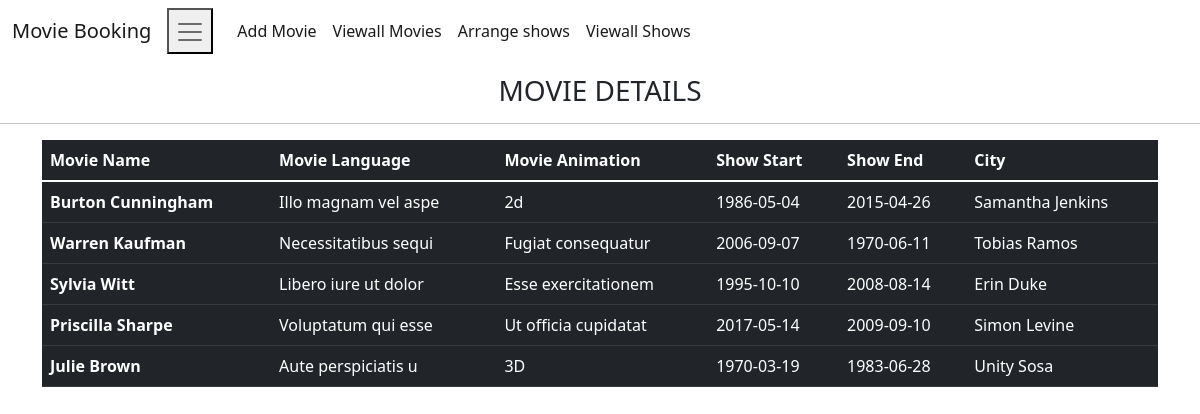
Page /viewall on the earlier database version.
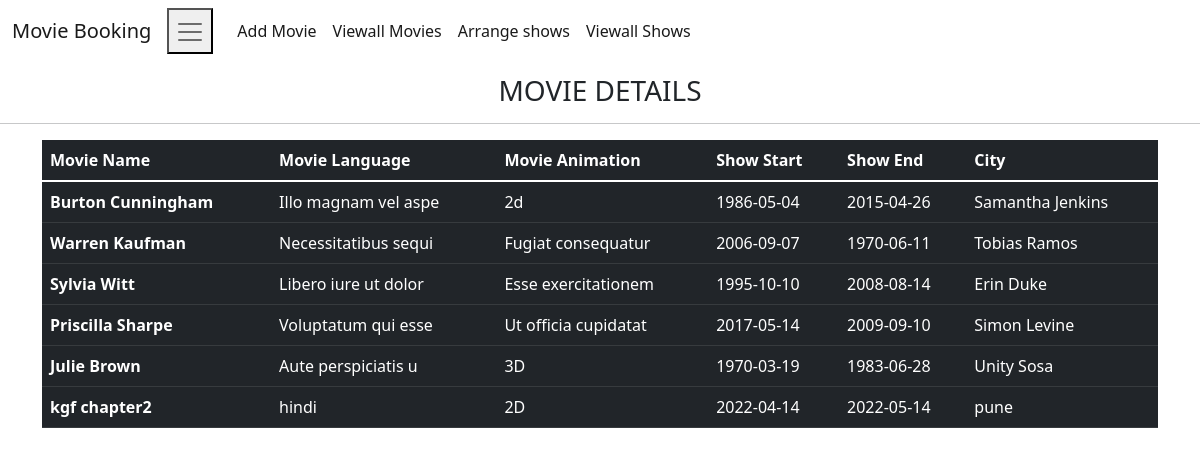
Same page on the later database version.
### tables this page shows
CREATE TABLE PICTURE(
                            MOVIEID INTEGER PRIMARY KEY AUTOINCREMENT,
                            MOVIENAME TEXT,
                            LANGUAGE TEXT,
                            MOVIEANIMATION TEXT,
                            SHOWSTART TEXT,
                             SHOWEND TEXT,
                             CITYNAME TEXT);

### main.py (the view)
@app.route("/viewall")
def viewall():
    cur = conn.cursor()
    cur.execute("SELECT * FROM PICTURE")
    res = cur.fetchall()
    return render_template("viewall.html", cinemas=res)

### templates/viewall.html
{% extends "base.html" %}
{% block content %}
<h3 style="text-align: center; margin-top: 1%;">MOVIE DETAILS</h3>
<hr>
    <div class="container">
        <div class="row">
            <div class="col col-12 col-sm-12 col-md-12 col-lg-12 col-xl-12 col-xxl-12">
                <table class="table table-dark">
                    <thead>
                    <tr>
                        <th scope="col">Movie Name</th>
                        <th scope="col">Movie Language</th>
                        <th scope="col">Movie Animation</th>
                        <th scope="col">Show Start</th>
                        <th scope="col">Show End</th>
                        <th scope="col">City</th>
                    </tr>
                    </thead>
                    <tbody>
                    {% for i in cinemas %}
                    <tr>
                        <th scope="row">{{ i[1] }}</th>
                        <td>{{ i[2] }}</td>
                        <td>{{ i[3] }}</td>
                        <td>{{ i[4] }}</td>
                        <td>{{ i[5] }}</td>
                        <td>{{ i[6] }}</td>
                    </tr>
                    {% endfor %}
                    </tbody>
                </table>
            </div>
        </div>
    </div>
{% endblock %}

Differences in the rows shown:
added PICTURE: MOVIENAME "kgf chapter2", LANGUAGE "hindi", MOVIEANIMATION "2D", SHOWSTART "2022-04-14", SHOWEND "2022-05-14", CITYNAME "pune"
